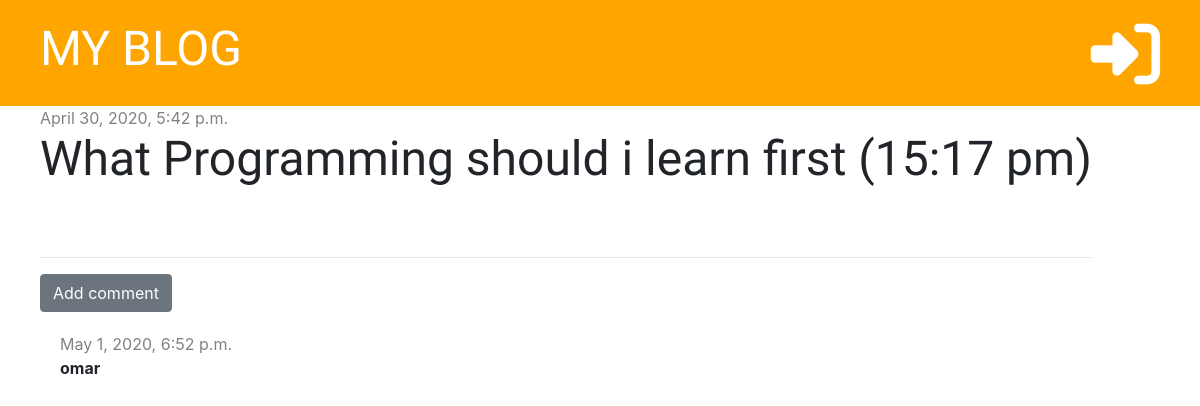
Before: /post/1/ with the older database file.
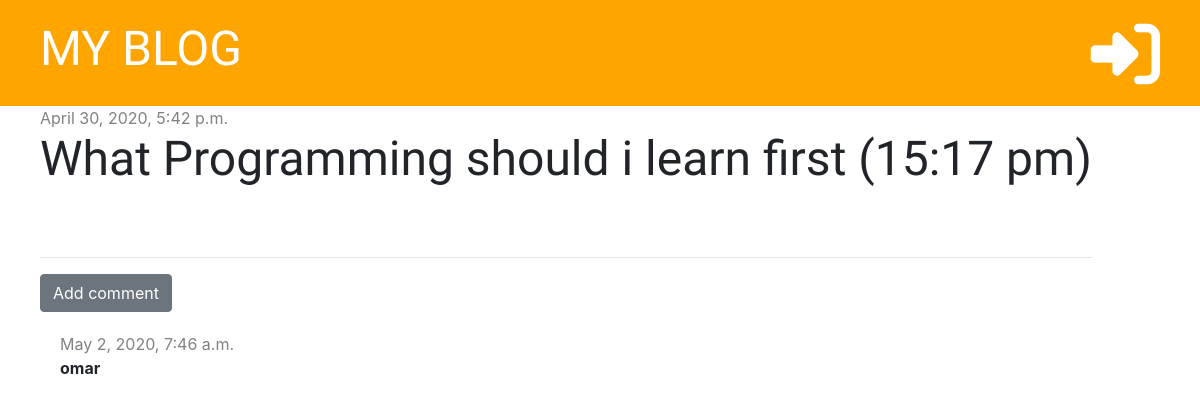
After: the same page with the newer database file.
### bolg/models.py (models this page shows, shortened)
class Comment(models.Model):
    post = models.ForeignKey('bolg.Post', on_delete=models.CASCADE, related_name='comments')
    author = models.CharField(max_length=200)
    created_date = models.DateTimeField(default=timezone.now())
    text = models.TextField()
    approved = models.BooleanField(default=False)

### bolg/views.py (the view)
# urls.py: path('post/<int:pk>/', views.post_detail, name='post_detail'),
def post_detail(request, pk):
    post = get_object_or_404(Post, pk=pk)
    stuff_for_frontend = {'post':post}
    return render(request, 'bolg/post_detail.html', stuff_for_frontend)

### bolg/templatetags/markdownify.py (called while the page is built)
@register.filter
def markdown(value):
    renderer = HighlightRenderer()
    markdown = mistune.Markdown(renderer=renderer)
    return markdown(value)

### bolg/templates/bolg/post_detail.html (shortened to what this page needs)
{% extends 'bolg/base.html' %}
{% load markdownify %}
{% block content %}
    <div class="post">
        {% if post.published_date %}
            <div class="date">
                {{ post.published_date }}
            </div>
        {% else %}
            <a href="{% url 'post_publish' pk=post.pk %}" class="btn btn-primary">Publish</a>
        {% endif %}
        <h1>{{ post.title }}</h1>
    </div>
    <hr>
    <a href="{% url 'add_comment_to_post' pk=post.pk %}" class="btn btn-secondary">Add comment</a>
    {% for comment in post.comments.all %}
        {% if user.is_authenticated or comment.approved %}
            <div class="comment">
                <div class="date">
                    {{ comment.created_date }}
                </div>
                <strong>{{ comment.author }}</strong>
            </div>
        {% endif %}
    {% empty %}
        <p>No comments yet...</p>
    {% endfor %}
{% endblock %}

Changed rows visible on the page:
removed Comment: created_date "May 1, 2020, 6:52 p.m.", author "omar"
added Comment: created_date "May 2, 2020, 7:46 a.m.", author "omar"
